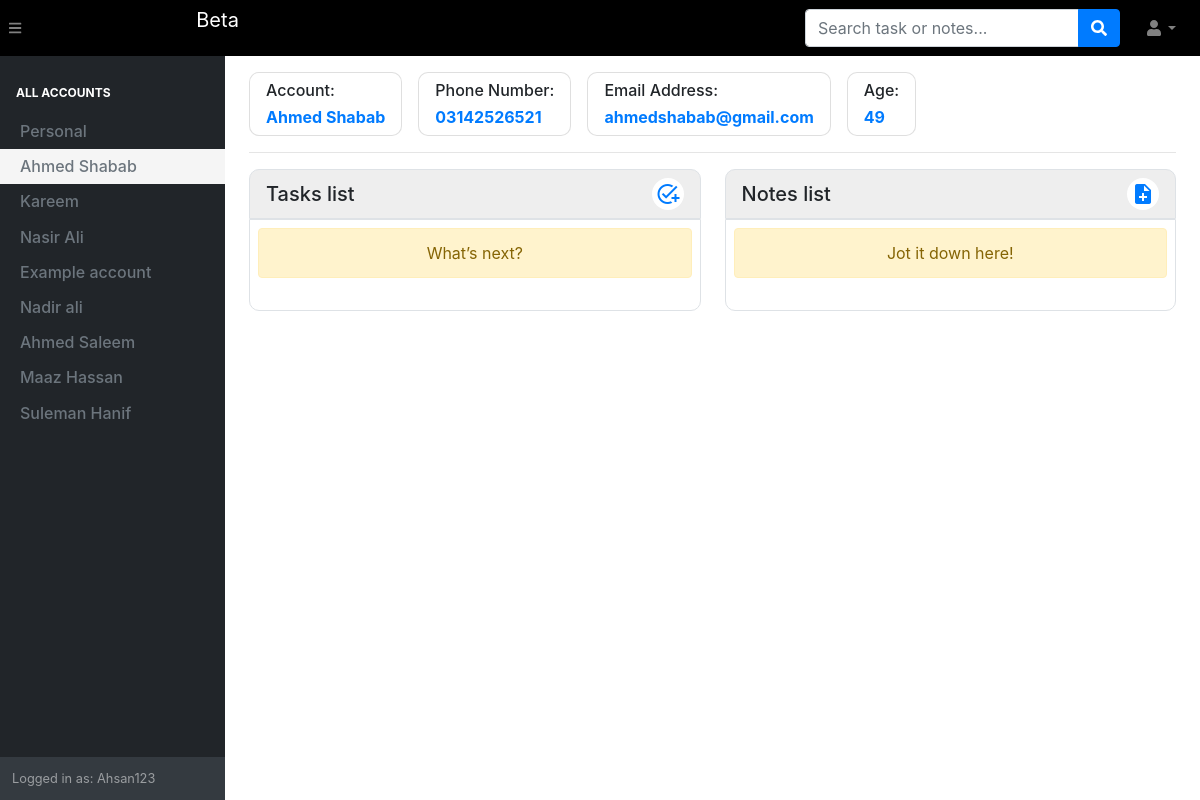
Page /customer/71 (signed in) on the committed database.
### task/models.py (models this page shows, shortened)
class Customer(models.Model):
    first_name=models.CharField(max_length=70, null = True)
    last_name=models.CharField(max_length=70, null = True)
    email=models.EmailField(null = True)
    account_name= models.CharField(max_length = 70, default = "No account name")
    renewal_date = models.DateField(default = datetime.now().date())
    revenue = models.FloatField(default = 0.0)
    added_by = models.ForeignKey(User, on_delete = models.CASCADE, null = True)
    def __str__(self):
        if self.first_name:
            return f'{self.first_name} {self.last_name}'
        else:
            return self.account_name
    def all_data(self):
        all_info = myFieldValue.objects.filter(customer = self)
        return all_info

class myFieldValue(models.Model):
	field = models.ForeignKey(myField, on_delete = models.CASCADE)
	value = models.CharField(max_length = 255, null = True)
	customer = models.ForeignKey(Customer, on_delete = models.CASCADE)
	def get_value(self):
		if not self.value:
			return "Not provided"
		my_value = self.value
		if self.field.field_type == 'date':
			if '/' in my_value:
				my_value = "-".join(my_value.split("/")[::-1])
			make_date_object = datetime.strptime(my_value, "%Y-%m-%d")
			my_value = make_date_object.date()
		if self.field.field_type == 'number' and self.field.field_name.lower() != "age":
			if len(my_value) < 10:
				my_value = f'$ {my_value}'
		return my_value

class myField(models.Model):
	user = models.ForeignKey(User, on_delete = models.CASCADE)
	field_name = models.CharField(max_length = 255)
	field_type = models.CharField(max_length = 255)
	is_requied = models.BooleanField()
	def titleName(self):
		new_name = self.field_name.replace("_", " ")
		new_name = new_name.split(" ")
		for i in range(len(new_name)):
			first_letter = new_name[i][0]
			new_name[i] = first_letter.upper() + new_name[i][1:]
		return " ".join(new_name)

### task/views.py (the view, shortened to what this page needs)
# urls.py: path('customer/<customer_id>', views.customer_view, name="customer"),
@login_required(login_url='login')
def customer_view(request, customer_id):
	try:
		context = {
			'today': datetime.now().date()
		}
		ID = int(customer_id)
		if Customer.objects.filter(id = ID, added_by = request.user).exists() or ID == 0:
			if ID == 0:
				context['my_customer'] = None
			else:
				context["my_customer"] = Customer.objects.get(id = ID)
			late_tasks = list(myTask.objects.filter(added_by = request.user, added_for = context['my_customer'], status = -1))
			bubbleSort(late_tasks)
			open_tasks = list(myTask.objects.filter(added_by = request.user, added_for = context['my_customer'], status = 0))
			bubbleSort(open_tasks)
			completed_tasks = list(myTask.objects.filter(added_by = request.user, added_for = context['my_customer'], status = 1))
			bubbleSort(completed_tasks)
			all_tasks = late_tasks + open_tasks + completed_tasks
			all_notes = myNote.objects.filter(added_by = request.user, added_for = context['my_customer']).order_by('-id')
			for i in all_notes:
				print(i.text_with_line())
			for task in all_tasks:
				if task.due_date < datetime.now().date():
					task.late_now()
			context['all_tasks'] = all_tasks
			context['all_notes'] = all_notes
			context['customers'] = Customer.objects.filter(added_by = request.user).order_by('first_name')
			context['temp'] = True
			return render(request, "task/customer.html", context)
		else:
			return redirect("home page")
	except:
		return redirect("home page")

### task/views.py (called while the page is built)
def bubbleSort(arr):
    n = len(arr)
    for i in range(n-1):
        for j in range(0, n-i-1):
            if arr[j].due_date > arr[j+1].due_date :
                arr[j], arr[j+1] = arr[j+1], arr[j]

### task/templates/task/customer.html (shortened to what this page needs)
{% load static %}
{% load crispy_forms_tags %}
{% include 'task/inc/head.inc.html' %}
<body class="sb-nav-fixed">
    {% include 'task/inc/navbar.inc.html' %}
    <div id="layoutSidenav">
        <div id="layoutSidenav_nav">
            {% include 'task/inc/sidebar.inc.html' %}
        </div>
        <div id="layoutSidenav_content" style="overflow: hidden;">
            <div class="row">
                <div class="col-lg-12">
                    <div class="container-fluid">
                        {% if query_to_show %}
                            <h2 class="mt-2">Search results for <b class="text-primary">"{{ query_to_show }}"</b></h2>
                        {% else %}
                            <div class="d-flex align-items-center">
                                <div class="pt-3 mr-3 py-0">
                                    <div class="card radius-10 py-0">
                                        <div class="card-body py-2 px-3 profile-card">
                                            <h6 class="my-0 mb-2 card-title">Account:</h6>
                                            <h6 class="my-0">
                                                <b class="text-primary">
                                                    {% if my_customer %}
                                                        {{my_customer}}
                                                    {% else %}
                                                        Personal
                                                    {% endif %}
                                                </b>
                                            </h6>
                                        </div>
                                    </div>
                                </div>
                                {% if my_customer %}
                                {% for data in my_customer.all_data %}
                                <div class="pt-3 mr-3">
                                    <div class="card radius-10">
                                        <div class="card-body py-2 px-3 profile-card">
                                            <h6 class="my-0 mb-2 card-title">{{ data.field.titleName }}:</h6>
                                            <h6 class="my-0"><b class="text-primary">{{ data.get_value }}</b></h6>
                                        </div>
                                    </div>
                                </div>
                                {% endfor %}
                                {% endif %}
                            </div>
                        {% endif %}
                        <hr class="mb-2">
                        <div class="row">
                            <div class="col-sm-6 py-2">
                                {% include 'task/inc/task-section.inc.html' %}
                            </div>
                            <div class="col-sm-6 py-2">
                                <div class="border d-flex align-items-center px-3" style="height:50px; background-color: #eeeeee; border-radius: 10px 10px 0px 0px;">
                                    <h5 class="my-0"  style="width: 50%;">Notes list</h5>
                                    {% if not customer_section %}
                                        <div class="form-group my-0 justify-content-end d-flex" style="width: 50%;">
                                            <i class="material-icons myIcon text-primary bg-white mk-pointer ml-2 my-0 p-1" data-toggle="collapse" data-target="#new-note-form" title="Add note">note_add</i>
                                        </div>
                                    {% endif %}
                                </div>
                                <div class="border radius-10 p-2" style="border-radius: 0px 0px 10px 10px;">
                                    {% if not all_notes %}
                                        <div class="alert alert-warning text-center" role="alert">
                                            Jot it down here!
                                        </div>
                                    {% endif %}
                                    <div style="max-height: 68vh; overflow: auto;" class="px-2 py-1">
                                    </div>
                                </div>
                            </div>
                        </div>
                    </div>
                </div>
            </div>
        </div>
    </div>
</body>
</html>

### task/templates/task/inc/sidebar.inc.html (shortened to what this page needs)
<nav class="sb-sidenav accordion sb-sidenav-dark" id="sidenavAccordion">
    <div class="sb-sidenav-menu">
        <div class="nav">
            <div class="sb-sidenav-menu-heading text-white">ALL ACCOUNTS</div>
            <div class="profile-card p-2 {% if not my_customer and temp and not query %}profile-focused{% endif %}">
                <div class="row">
                    <div class="col-sm-12 px-4 d-flex align-items-center">
                        <a href="customer/0" class="my-0 text-secondary" style="text-decoration: none;">
                            <h6 class="my-0">Personal</h6>
                        </a>
                    </div>
                </div>
            </div>
            <div style="height: 72vh; overflow-y: auto; overflow-x: hidden;">
                {% for customer in customers %}
                    <div class="profile-card p-2 {% if customer.id == my_customer.id %}profile-focused{% endif %}">
                        <div class="row">
                            <div class="col-sm-12 px-4 d-flex align-items-center">
                                <a href="customer/{{customer.id}}" class="my-0 text-secondary" style="text-decoration: none;">
                                    <h6 class="my-0">{{ customer }}</h6>
                                </a>
                            </div>
                        </div>
                    </div>
                {% endfor %}
            </div>
        </div>
    </div>
    {% if user.is_authenticated %}
    <div class="sb-sidenav-footer">
        <div class="small">Logged in as: {{user}}</div>
    </div>
    {% endif %}
</nav>

### task/templates/task/inc/head.inc.html (style rules this page uses)
.mk-pointer { cursor: pointer; }
.radius-10 { border-radius: 10px; }
.profile-card { transition-duration: 0.25s; }
.profile-focused { background-color: #f5f5f5; transition-duration: 0.25s; }
body { overflow: none; }

### rows in the picture
Customer: first_name+account_name "Ahmed Shabab"
Customer: first_name+account_name "Kareem"
Customer: first_name+account_name "Nasir Ali"
Customer: first_name+account_name "Example account"
Customer: first_name+account_name "Nadir ali"
Customer: first_name+last_name "Ahmed Saleem"
Customer: first_name+last_name "Maaz Hassan"
Customer: first_name+last_name "Suleman Hanif"
myFieldValue: field.titleName "Phone Number", get_value "03142526521"
myFieldValue: field.titleName "Email Address", get_value "ahmedshabab@gmail.com"
myFieldValue: field.titleName "Age", get_value "49"

### other values in the picture
{{ user }} "Ahsan123"
